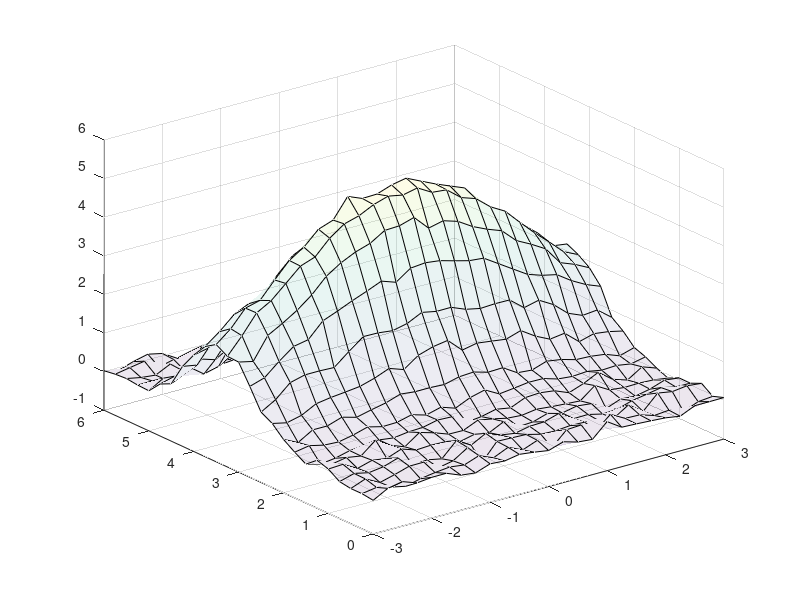

Reproduce this figure in MATLAB. (Note: this script raises an error after producing the figure.)

%%

x = linspace(-3,3,25);
y = linspace(0,6,25);
[xg, yg] = meshgrid(x,y);
zg = 5*exp(-xg.^2 ./ 10 - (yg-3.4).^2) + randn(size(xg))*0.1;

figure()
surf(xg,yg,zg, 'FaceAlpha', 0.1); %alpha = 0.1;
hold on;

X = [xg(:), yg(:)];
nr_splines = [7,10];
best_lam = Bspline.calc_GCV(X, zg(:), 10, 0, nr_splines);
[coef, T, k1, k2] = Bspline.fit_tp_Pspline(X, zg(:), best_lam, nr_splines);

scatter3(X(:,1), X(:,2), T*coef, 'rx');

%%
j = 14;
for i=j*nr_splines(1):(j+1)*nr_splines(1)
    surf(xg,yg,coef(i)*reshape(T(:,i), 25, 25)); hold on;
end